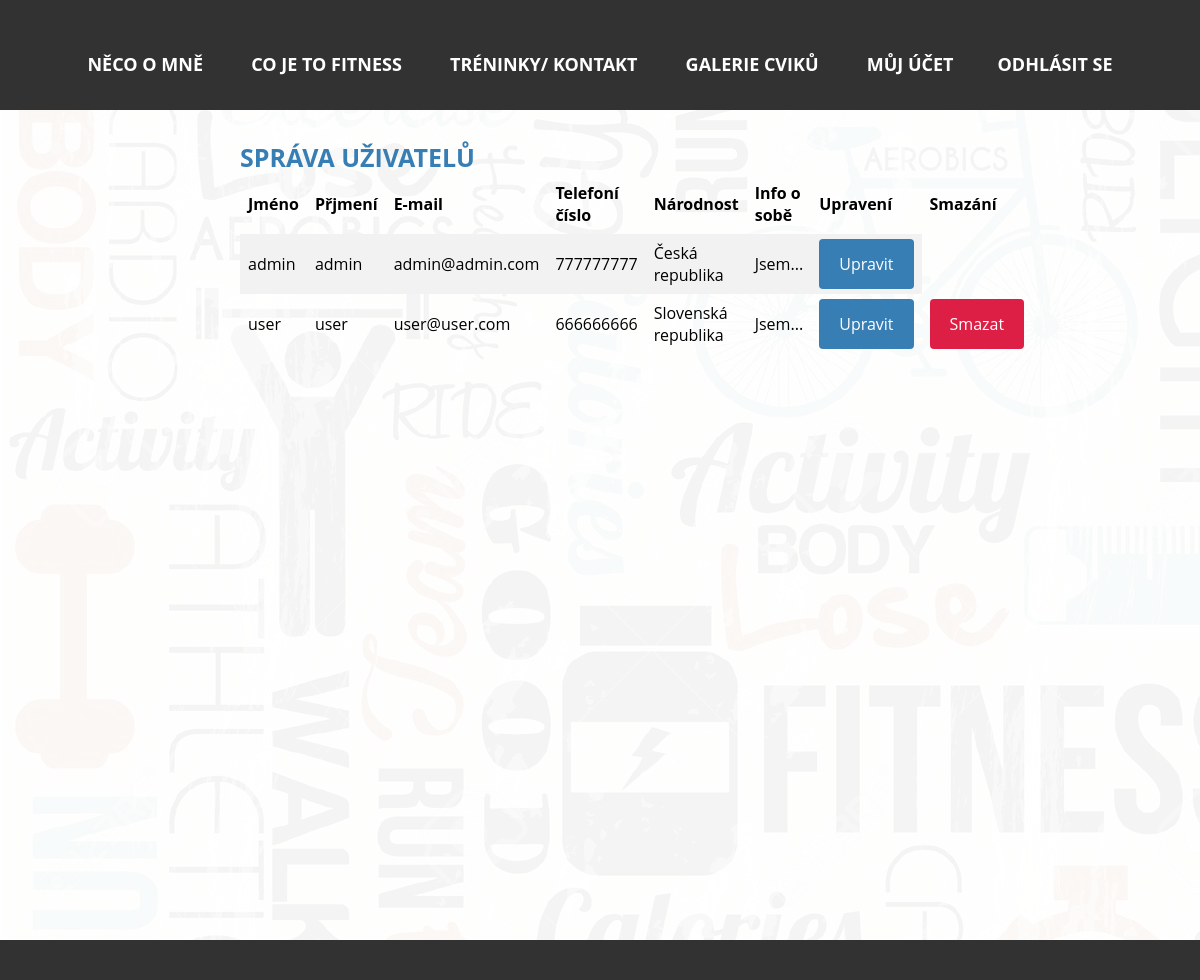
The app's page /PHP/sprava-uzivatelu.php (signed in) with its own data.
### tables this page shows
CREATE TABLE `narodnosti` (
  `id` int(10) NOT NULL,
  `nazev` varchar(50) NOT NULL
);

CREATE TABLE `uzivatele` (
  `id` int(10) NOT NULL,
  `jmeno` varchar(254) DEFAULT NULL,
  `prijmeni` varchar(254) DEFAULT NULL,
  `datum` date DEFAULT NULL,
  `vyska` float NOT NULL,
  `email` varchar(254) NOT NULL,
  `heslo` char(50) NOT NULL,
  `tel` varchar(15) DEFAULT NULL,
  `pohlavi` tinyint(1) NOT NULL,
  `narodnost_id` int(5) NOT NULL,
  `info` varchar(500) DEFAULT NULL,
  `prava` tinyint(1) NOT NULL DEFAULT '0' COMMENT '0 je pro normálního uživatele 1 pro admina',
  `potvrzeni_pristupu` tinyint(1) NOT NULL DEFAULT '0' COMMENT '0 pro každého registrovaného '
);

### PHP/fce.php (called while the page is built)
<?php
function zkratitText($text, $znaku) {
    $mezera = strrpos(substr($text, 0, $znaku), " ");
    return substr($text, 0, $mezera) . "...";
}
?>

### PHP/sprava-uzivatelu.php (the view, shortened to what this page needs)
<?php
include 'pripojeni.php';
?>
<!doctype html>
<html>
    <head>
        <link rel="stylesheet" href="../CSS/css.css">
    </head>
    <body>
        <div class="barva">
            <?php
            include 'menu.php';
            include 'fce.php';
            ?>
            <article>
                ?><div><?php
                    echo "<h1>Správa uživatelů</h1>";
                    echo "<div class='formprijeti'><table>
   <tr>
     <th>Jméno</th>
     <th>Přjmení</th>
     <th>E-mail</th>
     <th>Telefoní číslo</th>
     <th>Národnost</th>
     <th>Info o sobě</th>
	 <th>Upravení</th>
	 <th>Smazání</th>
   </tr>";
                    $data = mysqli_query($connect, "select uzivatele.id as uzivatel_id, uzivatele.jmeno, uzivatele.prijmeni,
            uzivatele.datum, uzivatele.vyska, uzivatele.email, uzivatele.tel, uzivatele.pohlavi, uzivatele.narodnost_id,
            uzivatele.info, uzivatele.prava, narodnosti.id as narodnost_id, narodnosti.nazev as narodnost_nazev from uzivatele LEFT JOIN
            narodnosti ON uzivatele.narodnost_id=narodnosti.id where potvrzeni_pristupu='1' order by uzivatele.id");
                    while ($zaznam = mysqli_fetch_array($data)) {
                        $informace = zkratitText($zaznam["info"], 30);
                        echo "   <tr>
     <td>{$zaznam["jmeno"]}</td>
     <td>{$zaznam["prijmeni"]}</td>
     <td>{$zaznam["email"]}</td>
     <td>{$zaznam["tel"]}</td>
     <td>{$zaznam["narodnost_nazev"]}</td>
     <td title='{$zaznam['info']}'>$informace</td>
     <td><a href='edit.php?id={$zaznam["uzivatel_id"]}' class='spravaodkazy'>Upravit</a></td>";
      if ($zaznam["prava"] != "1") {
                    echo "<td><a href='odmitnuti.php?id={$zaznam["uzivatel_id"]}' class='spravaodmitnutiodkazy'>Smazat</a></td>";
                }
  echo" </tr> ";
                    }
                    echo "</table></div>";
                    ?>
                </div>
            </article>
            <footer>
            </footer>
        </div>
    </body>
</html>

### CSS/css.css (style rules this page uses)
@media screen and (min-width: 1090px) { body { margin: 0; padding: 0; width: 100%; background-image: url(../foto/pozadiFitness.jpg); } }
@media screen and (min-width: 1090px) { .barva { background-color: rgba(255, 255, 255, 0.95); } }
@media screen and (min-width: 1090px) { article { width: 60%; min-height: 100vh; margin: auto; text-align: left; padding: 30px 10px 0px 10px; } }
@media screen and (min-width: 1090px) { footer { width: 100%; background-color: #323232; height: 40px; float: left; } }
@media screen and (min-width: 1090px) { h1 { color: #377EB5; margin: 0; font-size: 25px; font-family: 'Russo One', 'Open Sans', Arial, sans-serif; text-transform: uppercase; } }
@media screen and (min-width: 1090px) { table { border-collapse: collapse; width: 100%; font-family: 'Open Sans', Arial, sans-serif; } }
@media screen and (min-width: 1090px) { th, td { text-align: left; padding: 8px; height: 40px; } }
@media screen and (min-width: 1090px) { tr:nth-child(even) { background-color: #f2f2f2 } }
@media screen and (min-width: 1090px) { .spravaodkazy { text-decoration: none; width: 100%; background-color: #377EB5; color: white; padding: 14px 20px; margin: 8px 0; border: none; border-radius: 4px; cursor: pointer; } }
@media screen and (min-width: 1090px) { .spravaodmitnutiodkazy { text-decoration: none; width: 100%; background-color: #dd1f45; color: white; padding: 14px 20px; margin: 8px 0; border: none; border-radius: 4px; cursor: pointer; } }

### records on screen
narodnosti: id.jmeno "admin", id.prijmeni "admin", id.email "admin@admin.com", id.tel "777777777", nazev "Česká republika", id.info "Jsem..."
narodnosti: id.jmeno "user", id.prijmeni "user", id.email "user@user.com", id.tel "666666666", nazev "Slovenská republika", id.info "Jsem..."
